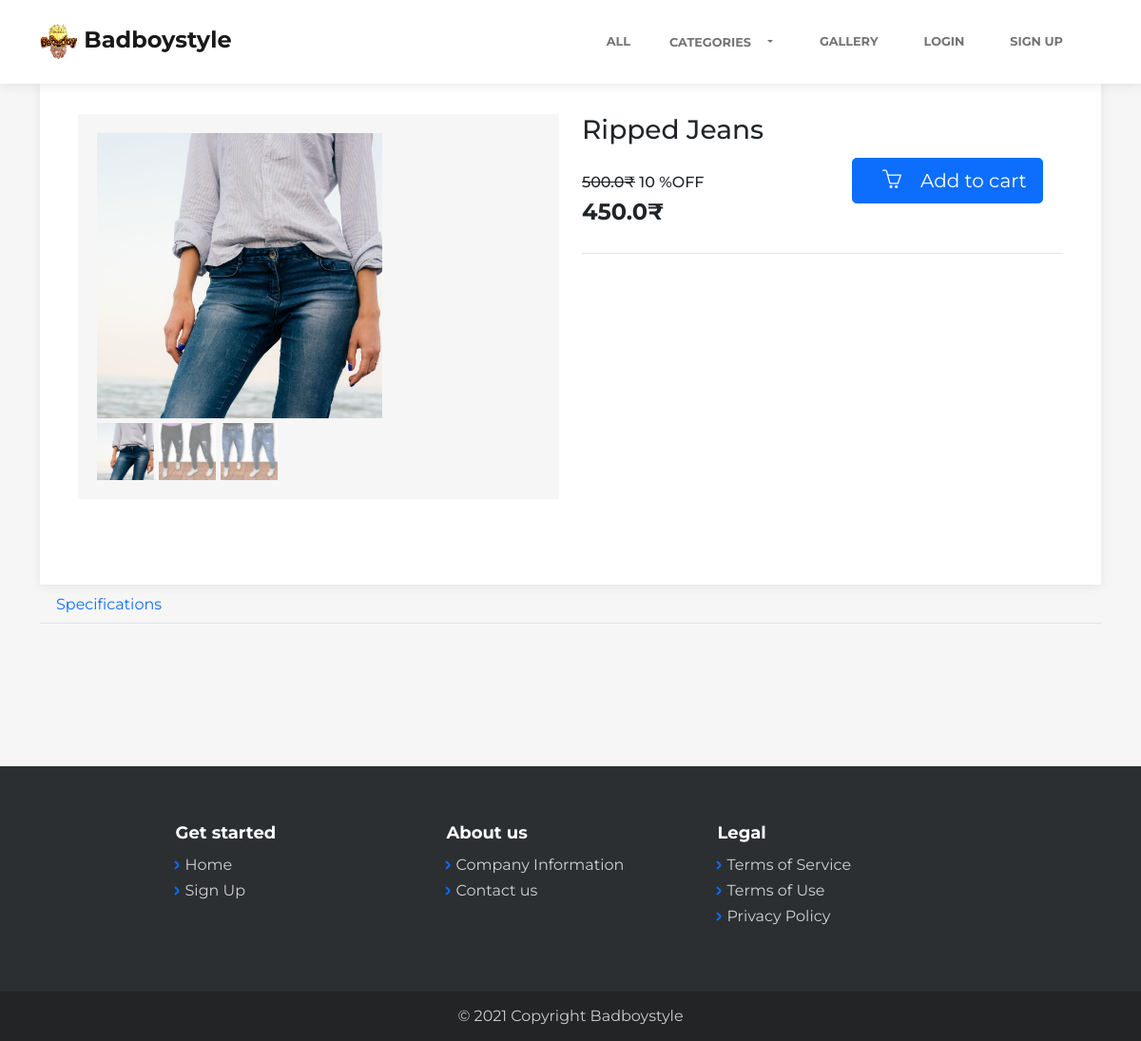
/product/Ripped Jeans, run on an earlier commit of the app's database.
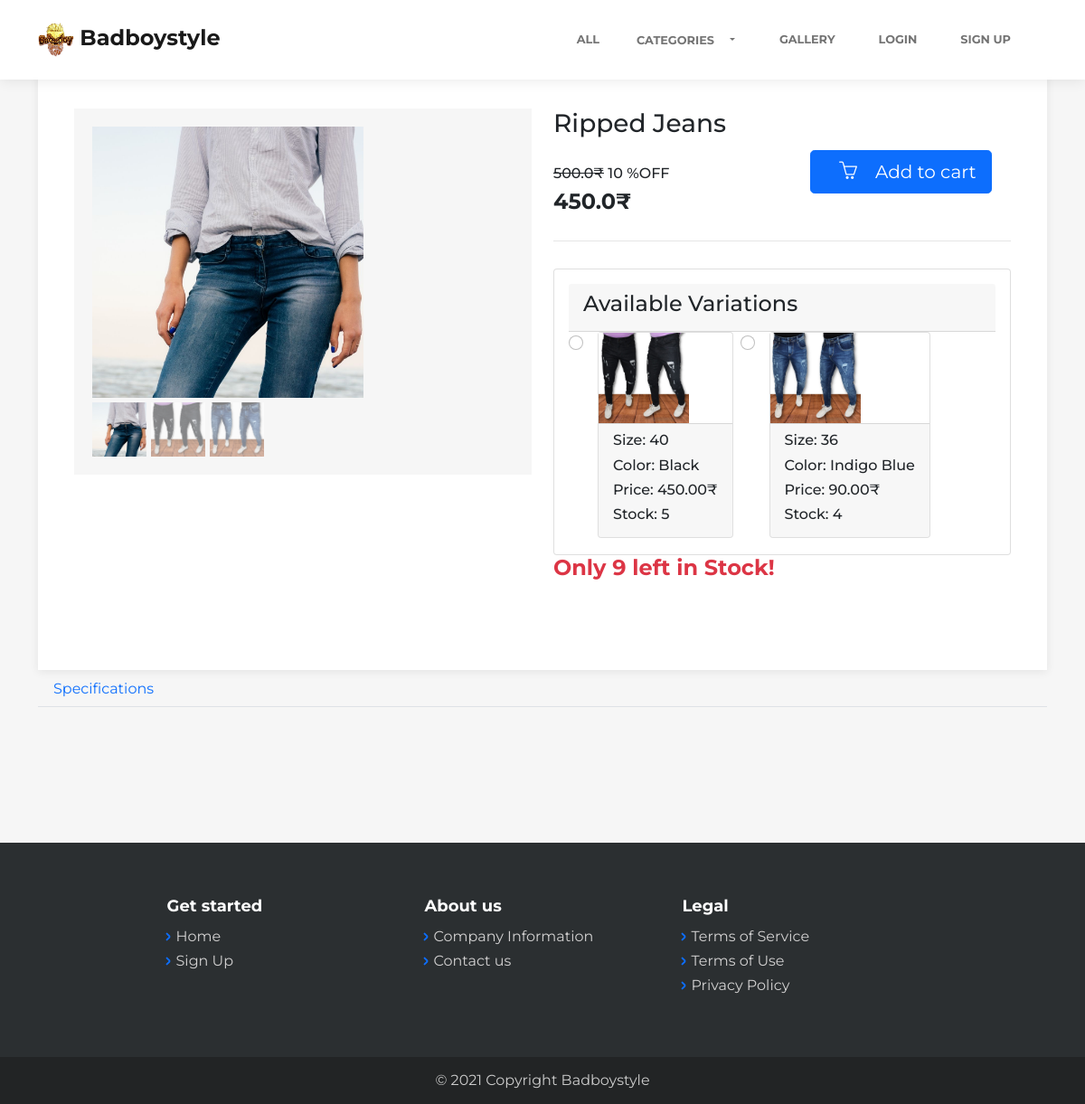
And on a later commit of the database.
### product/models.py (models this page shows, shortened)
class ProductImage(models.Model):
    product = models.ForeignKey(Product, on_delete=models.CASCADE, related_name='images')
    image = models.ImageField(upload_to='products/%Y/%m/%d/', default='products/default.jpg')

class Variation(models.Model):
    name = models.CharField(max_length=1000, blank=True, null=True)
    product = models.ForeignKey(Product, related_name="variations", on_delete=models.CASCADE)
    stock = models.PositiveIntegerField(default=1, validators=[MinValueValidator(0)])
    price = models.FloatField(default=0)
    image = models.ImageField(upload_to ='variations/%Y/%m/%d/', blank = True, null = True)
    size = models.ForeignKey(Size, related_name="size_of_variation", on_delete=models.CASCADE, blank=True, null=True)
    color = models.ForeignKey(Color, related_name="color_of_variation", on_delete=models.CASCADE, blank=True, null=True)
    material = models.ForeignKey(Material, related_name="material_of_variation", on_delete=models.CASCADE, blank=True, null=True)
    dimension_LxWxH = models.CharField(max_length = 200, blank=True, null=True, help_text="(in centimeters (cms))")
    date_first_available = models.DateField(auto_now_add=True, blank=True, null=True)
    manufacturer_name = models.CharField(max_length=200, blank=True, null=True)
    country_of_origin = models.CharField(max_length=100, blank=True, null=True)
    department = models.CharField(max_length=100, blank=True, null=True, default='Mens')
    manufacturer_address = models.CharField(max_length=500, blank=True, null=True)
    packer_address = models.CharField(max_length=500, blank=True, null=True)
    item_weight = models.FloatField(blank=True, null=True, help_text="(in grams (gms))")
    net_quantity = models.IntegerField(blank=True, null=True)
    included_components = models.TextField(blank=True, null=True)
    created = models.DateTimeField(auto_now_add = True)
    edited = models.DateTimeField(auto_now = True)
    generated_variation_id = models.CharField(max_length=100,  default=uuid.uuid4, unique=True)
    class Meta:
        ordering = ['edited']

class Product(models.Model):
    name = models.CharField(max_length=1000, unique=True)
    type = models.ForeignKey(Type, on_delete=models.CASCADE, related_name="type_of_product")
    offer = models.ForeignKey(Offer, on_delete=models.CASCADE, related_name="offer_of_product", blank=True, null=True)
    created = models.DateTimeField(auto_now_add = True)
    edited = models.DateTimeField(auto_now = True)
    stock = models.PositiveIntegerField(default=1, validators=[MinValueValidator(0)], help_text="Will Be Automatically Calculated")
    class Meta:
        ordering = ['edited']

class Size(models.Model):
    size = models.CharField(max_length=1000, blank=True, unique=True)
    class Meta:
        ordering = ['size']
    def __str__(self):
        return self.size

class Color(models.Model):
    color = ColorField(default = '#FF0000')
    name = models.CharField(max_length=100, unique=True)
    def __str__(self):
        return self.name

### offer/models.py (models this page shows, shortened)
class Offer(models.Model):
    name = models.CharField(max_length=500)
    details = models.TextField(blank=True)
    discount = models.PositiveIntegerField(default=10, validators=[MinValueValidator(1), MaxValueValidator(100)])

### product/views.py (the view)
# urls.py: path('', views.index, name = 'index'),
def index(request, name):
    product = Product.objects.get(name = name)
    try:
        related_products = Product.objects.filter(type=product.type).exclude(name=name)[:2]
        context = {
            "product": product,
            "related_products": related_products,
        }
    except Exception as e:
        print("The Review Finding Error is ", e)
    if request.method == "POST":
        cart_product = request.POST["cart_product"]
        quantity = request.POST['quantity']
        try:
            generated_variation_id = request.POST['variation']
            variation = Variation.objects.get(generated_variation_id = generated_variation_id)
            new_size = variation.size
            new_color = variation.color
            new_price = variation.price
            new_product = variation.product
            if new_product in Item.objects.all():
                Item.objects.filter(name = new_product).update(quantity = quantity)
                Item.objects.filter(name = new_product).update(size = str(new_size))
                Item.objects.filter(name = new_product).update(color = new_color)
                Item.objects.filter(name = new_product).update(price = new_price)
                Item.objects.filter(name = new_product).update(variation = variation)
            else:
                try:
                    Item.objects.update_or_create(name=new_product, defaults={'quantity': quantity})
                    Item.objects.filter(name=new_product).update(size = str(new_size), color = new_color, price = new_price, variation = variation)
                except Exception as e:
                    print(e)
        except Exception as e:
            print("Variation Error is ", e)
        return redirect('cart:index')
    else:
        return render(request, 'product/index.html', context)

### home/context_processors.py (called while the page is built)
def get_categories(request):
    categories = Type.objects.all()
    return {
        'categories': categories,
    }

def get_offers(request):
    offers = Offer.objects.all()
    return {
        'offers': offers,
    }

def get_cart_items(request):
    number_of_items_in_cart = len(Item.objects.all())
    return {
        'number_of_items_in_cart':number_of_items_in_cart,
    }

### product/models.py (called while the page is built)
    def __str__(self):
        return self.name

### product/templates/product/index.html (shortened to what the changed rows need)
{% extends 'home/layout.html' %}
{% load static %}
{% load mathfilters %}
{% block body %}
<main class="page product-page">
    <section class="clean-block clean-product dark">
        <div class="container">
            <div class="block-content">
                <div class="product-info">
                    <div class="row">
                        <div class="col-md-6">
                            <div class="gallery">
                                <div id="product-preview" class="vanilla-zoom">
                                    <div class="sidebar">
                                        {% if product.variations or product.images %}
                                            {% for image in product.images.all %}
                                            <img class="img-fluid d-block small-preview" src="{{ image.image.url }}">
                                            {% endfor %}
                                            {% for variation in product.variations.all %}
                                            <img class="img-fluid d-block small-preview" src="{{ variation.image.url }}">
                                            {% endfor %}
                                        {% endif %}
                                    </div>
                                </div>
                            </div>
                        </div>
                        <div class="col-md-6">
                            <div class="info">
                                <form action="{% url 'product:index' product.name %}" method="post">
                                    <h3>{{ product.name }}</h3>
                                    <div class="row">
                                        <div class="col-lg-6 col-md-6 col-sm-12">
                                            <div class="price">
                                                {% if product.offer.discount %}
                                                <h6><strike>{{ product.variations.first.price }}₹</strike>  {{ product.offer.discount }} %OFF</h6>
                                                {% with discounted_value=product.variations.first.price|mul:product.offer.discount|div:100 %}
                                                <h3>{{ product.variations.first.price|sub:discounted_value }}₹</h3>
                                                {% endwith %}
                                                {% else %}
                                                <h3>{{ product.variations.first.price }}₹</h3>
                                                {% endif %}
                                            </div>
                                        </div>
                                        <div class="col-lg-6 col-md-6 col-sm-12">
                                        </div>
                                    </div>
                                    <div class="summary">
                                        <div class="">
                                            {% if product.variations.all|length > 0 %}
                                            {% if product.stock > 0 %}
                                            <div class="card">
                                                <div class="card-body">
                                                    <div class="card-header">
                                                        <h4>Available Variations</h4>
                                                    </div>
                                                    <div class="d-flex flex-row flex-nowrap overflow-auto">
                                                    {% for variation in product.variations.all %}
                                                        <div class="form-check">
                                                            {% if variation.stock < 1 %}
                                                            <input class="form-check-input" type="radio" name="variation" id="variation" value="{{ variation.generated_variation_id }}" disabled>
                                                            {% else %}
                                                            <input class="form-check-input" type="radio" name="variation" id="variation" value="{{ variation.generated_variation_id }}" required>
                                                            {% endif %}
                                                            <label class="form-check-label" for="flexRadioDefault1">
                                                                <div class="card card-block mx-2">
                                                                    <div class="card-img-top" style="max-width: 100px;">
                                                                        <img class="img-fluid d-block small-preview" src="{{ variation.image.url }}" alt="Variation Image Here" >
                                                                    </div>
                                                                    <div class="card-footer">
                                                                        <h6>Size: {{ variation.size }}</h6>
                                                                        <h6>Color: {{ variation.color }}</h6>
                                                                        {% with discounted_value=variation.price|mul:product.offer.discount|div:100 %}
                                                                        <h6>Price: {{ variation.price|sub:discounted_value|floatformat:2 }}₹</h6>
                                                                        {% endwith %}
                                                                        {% if variation.stock == 0 %}
                                                                        <h6 class="text-danger">Out of Stock :(</h6>
                                                                        {% else %}
                                                                        <h6>Stock: {{ variation.stock }}</h6>
                                                                        {% endif %}
                                                                    </div>
                                                                </div>
                                                            </label>
                                                        </div>
                                                        {% endfor %}
                                                    </div>
                                                </div>
                                            </div>
                                            <h4 class="font-weight-bold text-danger">Only {{ product.stock }} left in Stock!</h4>
                                            {% endif %}
                                            {% endif %}
                                        </div>
                                    </div>
                                </form>
                            </div>
                            </div>
                        </div>
                    </div>
                </div>
            </div>
    </section>
</main>
{% endblock %}

What changed in the data, as far as the page shows it:
now on one of the page's lists (row edited): Variation: size "40", color "Black", price|sub "450.00", stock "5"
now on one of the page's lists (row edited): Variation: size "36", color "Indigo Blue", price|sub "90.00", stock "4"
changed Product "Ripped Jeans": stock (not shown) → "9"
Also different on the page:
text now shown: "Available Variations Only left in Stock!"
